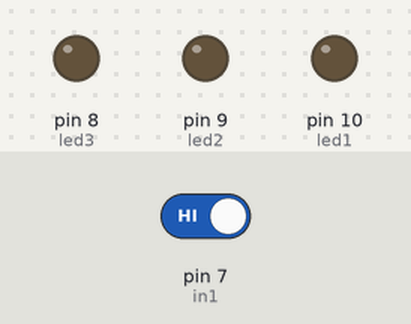
Simulated run of this sketch. Board: Arduino Uno, built with avr-gcc and run on an emulated ATmega328P. On the bench: output pins drawn as LEDs (lit = HIGH). The inputs (shaded band) are chosen by the test bench; at power-on: pin 7 (in1) HIGH.

Above: at 1.2 s.
1.3 s: pin 7 (in1) driven LOW
At 1.7 s:
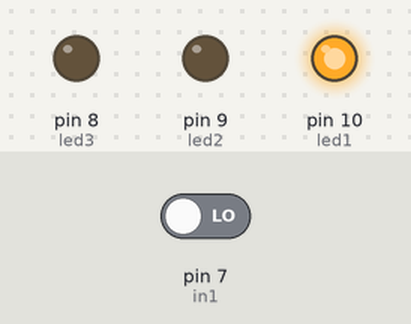
2.8 s: pin 7 (in1) driven HIGH
At 4.1 s:
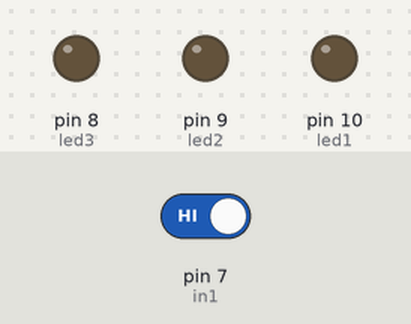
Timing chart, 0 to 5.8 s (numbered marks = the images above; inputs shaded):
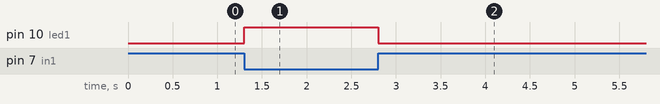

The sketch:

no1.ino
```cpp
int led1=10;
int led2=9;
int led3=8;
int in1=7;
int in2=6;
int in3=5;
void setup() {
  pinMode(in1, INPUT);
  pinMode(in2, INPUT);
  pinMode(in3, INPUT);
  pinMode(led1, OUTPUT);
  pinMode(led2, OUTPUT);
  pinMode(led3, OUTPUT);

}

void loop() {
  if(digitalRead(in1)==LOW){
    digitalWrite(led1,HIGH);
    delay(500);
  }
else if(digitalRead(in1)==HIGH){
digitalWrite(led1,LOW);
}
}
```

Measured:
- after the input at 1.3 s, pin 10 (led1): LOW → HIGH at once
- after the input at 2.8 s, pin 10 (led1): HIGH → LOW at once
